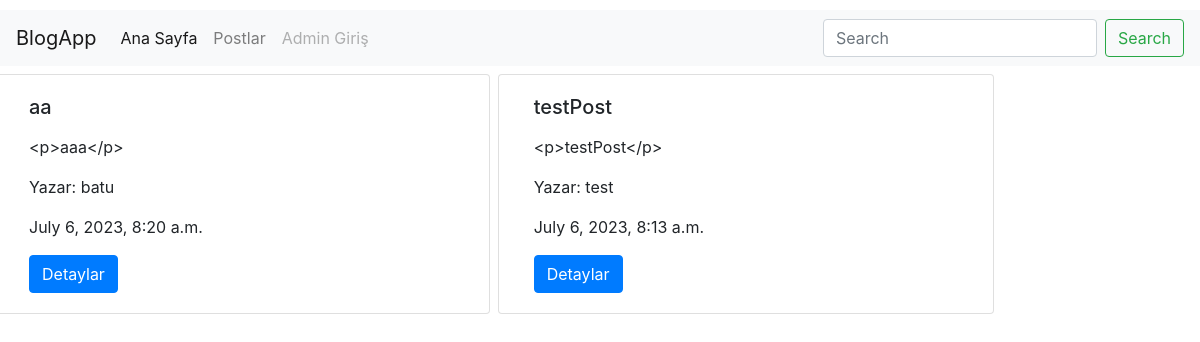
The page /post/index/ on the database its author committed.
### post/models.py (models this page shows, shortened)
class Post(models.Model):
    user = models.ForeignKey('auth.User', verbose_name='yazar', on_delete=models.CASCADE, related_name='post')
    title = models.CharField(max_length=120, verbose_name="baslik")
    content = RichTextField(verbose_name="icerik")
    publishingDate = models.DateTimeField(verbose_name="yayinlanma tarihi", auto_now_add=True)
    image = models.FileField(null=True, blank=True)
    slug = models.SlugField(unique=True, editable=False, max_length=130)
    class Meta:
        ordering = ['-publishingDate']

### post/views.py (the view)
# urls.py: path('index/', post_index, name='index'),
def post_index(request):
    posts = Post.objects.all()
    return render(request, 'post/index.html', {'posts': posts})

### templates/post/index.html (shortened to what this page needs)
{% extends 'base.html' %}
{% block body %}
    <div class="container-fluid row p-1">
    {% for post in posts %}
    <div class="card col-md-5 m-1">
        <div class="card-body">
            <h5 class="card-title">{{ post.title}}</h5>
            <p class="card-text">{{ post.content | linebreaks | truncatechars:150  }}</p>
            <p class="card-text">Yazar: {{ post.user }}</p>
            <p class="card-text">{{ post.publishingDate }}</p>
            <a href="{% url 'details' id=post.id %}" class="btn btn-primary">Detaylar</a>
        </div>
</div>    {% endfor %}
    </div>
{% endblock %}

### static/css/style.css (style rules this page uses)
body { padding-top: 10px; }

### rows shown on the page
Post: title "aa", content "<p>aaa</p>", user "batu", publishingDate "July 6, 2023, 8:20 a.m."
Post: title "testPost", content "<p>testPost</p>", user "test", publishingDate "July 6, 2023, 8:13 a.m."
